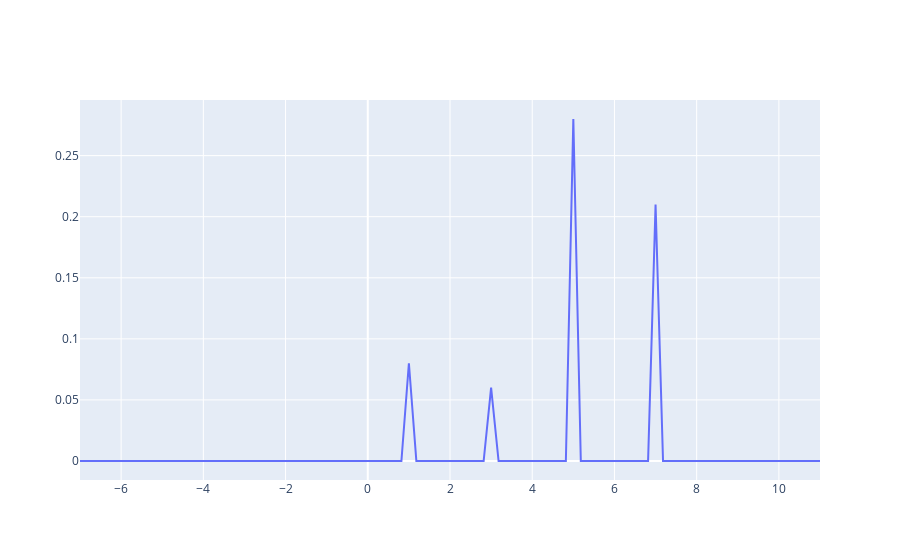

Here is the notebook cell this chart was saved with:
### Code cell
import plotly.graph_objects as go
import numpy as np

X = np.linspace(-1.1,2.1,33).tolist()

# match Neri
X = np.linspace(min(s1.a, s2.a) + min(s1.xk + s2.xk), max(s1.b, s2.b) + max(s1.xk + s2.xk), 100)

fig = go.Figure(data=go.Scatter(x=X, y=[y.pmf(z) for z in X]))
fig.show()
